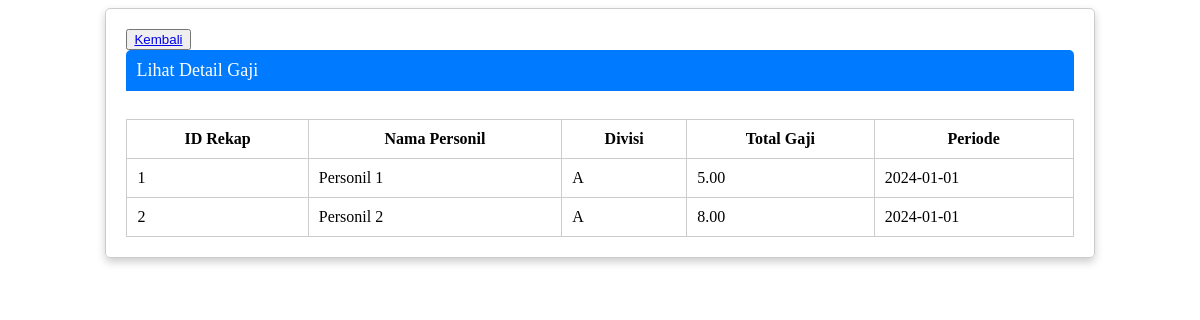
The app's page /lihat-detail.php?id_divisi=1 with its own data.
### tables this page shows
CREATE TABLE IF NOT EXISTS `rekapitulasi_gaji` (
`id_rekap` int(11) NOT NULL,
  `id_personil` int(11) DEFAULT NULL COMMENT 'dieroleh dari referensi master personil',
  `id_divisi` int(11) DEFAULT NULL COMMENT 'diperoleh dari referensi master_divisi',
  `rumus_gaji` varchar(250) DEFAULT NULL,
  `total_gaji` decimal(50,2) DEFAULT NULL,
  `periode` date DEFAULT NULL
);

CREATE TABLE IF NOT EXISTS `master_personil` (
`id_personil` int(11) NOT NULL,
  `nama` varchar(11) NOT NULL
);

CREATE TABLE IF NOT EXISTS `master_divisi` (
`id_divisi` int(11) NOT NULL,
  `nama_divisi` varchar(250) NOT NULL,
  `rumus_gaji` varchar(250) NOT NULL
);

### lihat-detail.php (the view, shortened to what this page needs)
<?php
    require 'conn.php';
    $id_divisi = $_GET['id_divisi'];
    $rekapGaji = "SELECT * FROM rekapitulasi_gaji as r
    JOIN master_personil as p ON r.id_personil = p.id_personil
    JOIN master_divisi as d ON d.id_divisi = r.id_divisi
    WHERE r.id_divisi = $id_divisi";
    $resultGaji = mysqli_query($conn, $rekapGaji);
?>
<!DOCTYPE html>
<html lang="en">
<head>
    <link rel="stylesheet" href="style.css">
</head>
<body>
    <div class="main-card">
        <button type="submit"><a href="index.php">Kembali</a></button>
        <div class="card-header">
            <div class="card-title">Lihat Detail Gaji</div>
        </div>
        <div id="card-content">
            <table>
                <tr>
                    <th>ID Rekap</th>
                    <th>Nama Personil</th>
                    <th>Divisi</th>
                    <th>Total Gaji</th>
                    <th>Periode</th>
                </tr>
                <?php while ($row = mysqli_fetch_assoc($resultGaji)): ?>
                <tr>
                    <td><?php echo $row['id_rekap'] ?></td>
                    <td><?php echo $row['nama'] ?></td>
                    <td><?php echo $row['nama_divisi'] ?></td>
                    <td><?php echo $row['total_gaji'] ?></td>
                    <td><?php echo $row['periode'] ?></td>
                <?php endwhile; ?>
            <br>
        </div>
    </div>
</body>
</html>

### style.css (style rules this page uses)
.card-header { background-color: #007bff; color: #fff; padding: 10px; border-top-left-radius: 5px; border-top-right-radius: 5px; }
.card-header .card-title { font-size: 18px; font-weight: normal; margin: 0; }
.main-card { width: 80%; margin: 0 auto; padding: 20px; border: 1px solid #ccc; border-radius: 5px; box-shadow: 0 4px 8px 0 rgba(0, 0, 0, 0.2); }
table { width: 100%; border-collapse: collapse; margin-top: 10px; }
table th { color: black; border: 1px solid #ccc; font-weight: bold; padding: 10px; text-align: center; }
table td { border: 1px solid #ccc; padding: 10px; text-align: left; }

### records on screen
rekapitulasi_gaji: id_rekap "1", id_personil.nama "Personil 1", master_divisi.nama_divisi "A", total_gaji "5.00", periode "2024-01-01"
rekapitulasi_gaji: id_rekap "2", id_personil.nama "Personil 2", master_divisi.nama_divisi "A", total_gaji "8.00", periode "2024-01-01"
